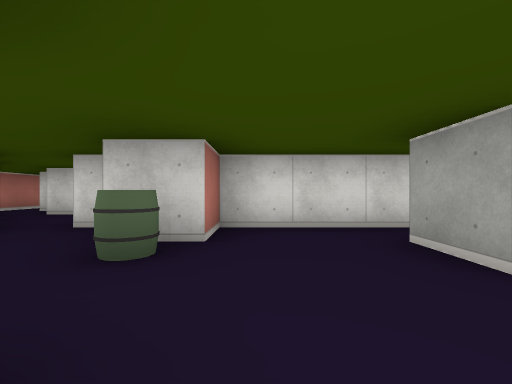
View 1 (above)

18 first-person views from a walk through a cub3D maze. The camera is about half as high as the walls, looks level and sees 90° across. The floor is counted in squares. Each view is taken from the middle of a square. On the plan, view 1 faces up. The plan holds only what a view shows up to about 9 squares ahead; the rest is blank.

View 2
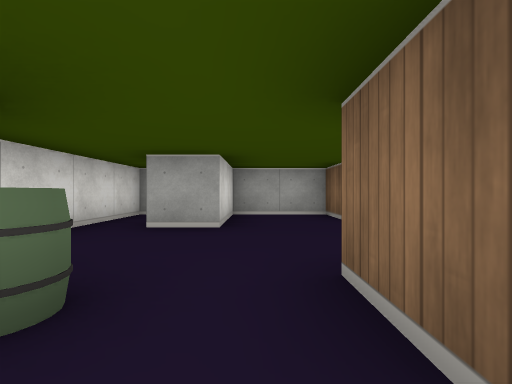

View 3
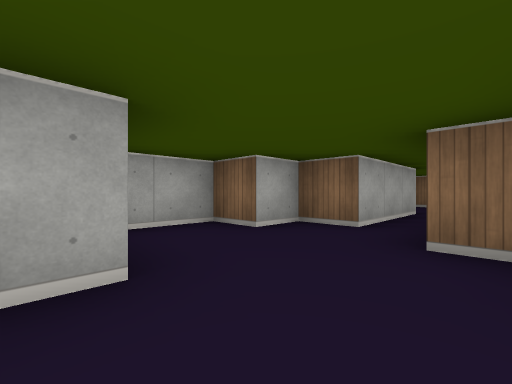

View 4
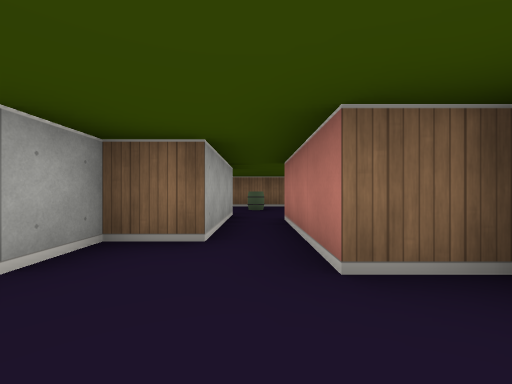

View 5
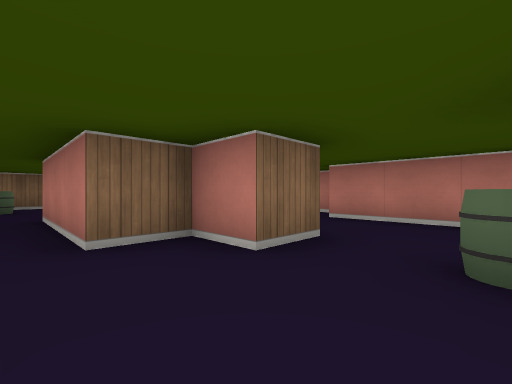

View 6
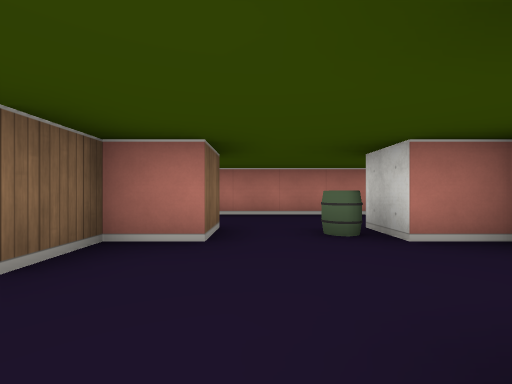

View 7
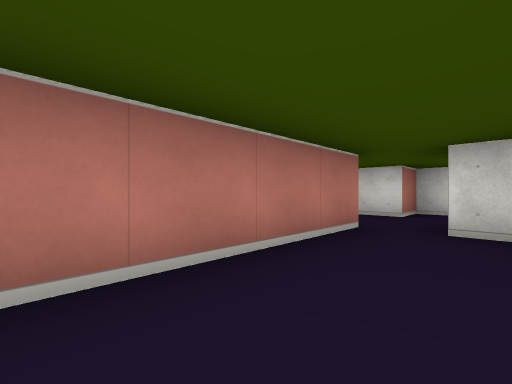

View 8
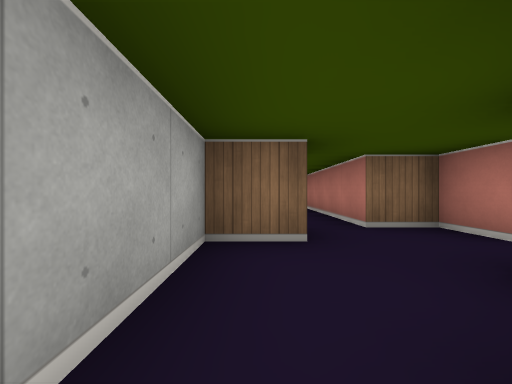

View 9
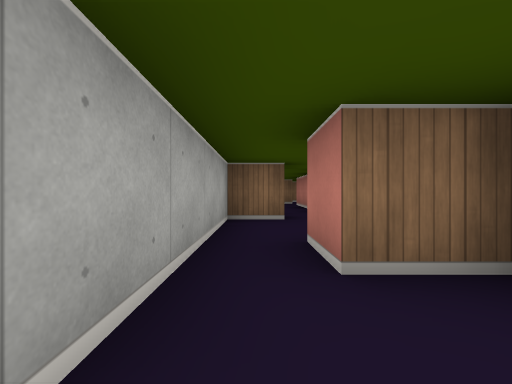

View 10
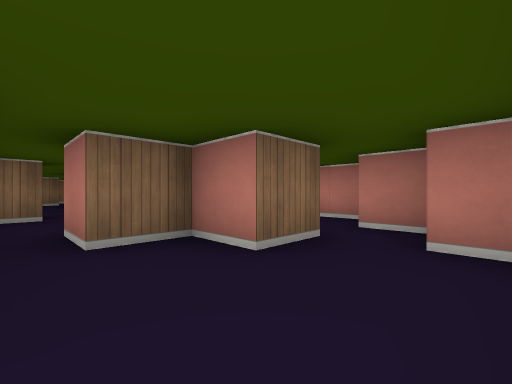

View 11
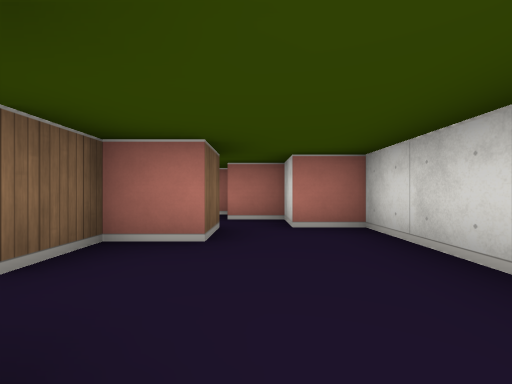

View 12
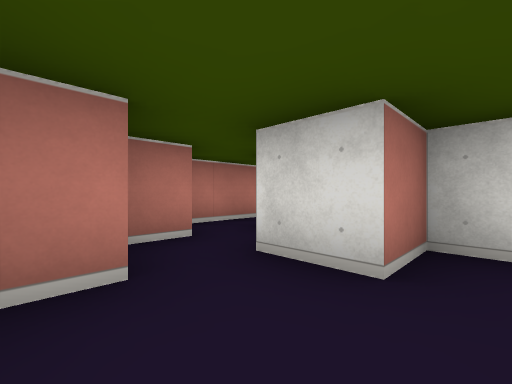

View 13
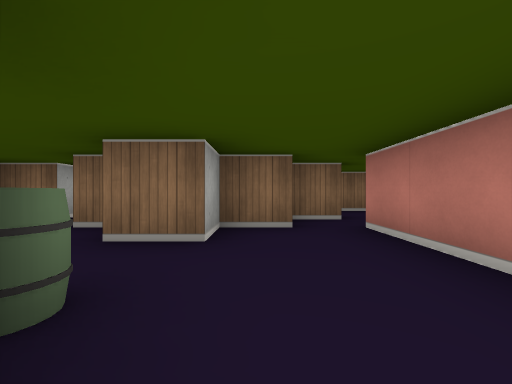

View 14
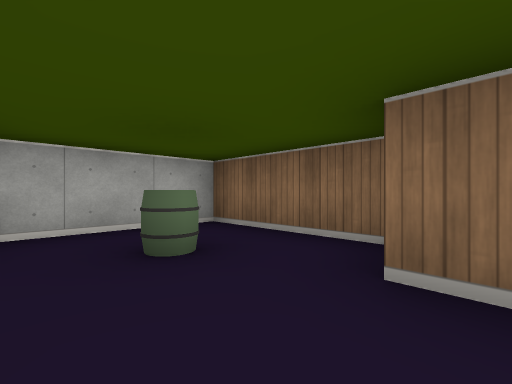

View 15
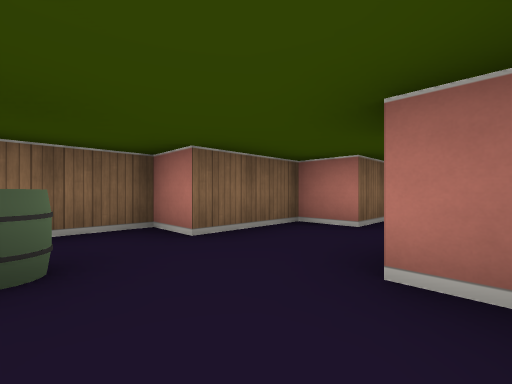

View 16
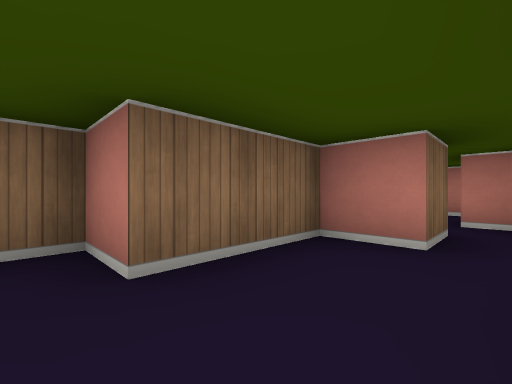

View 17
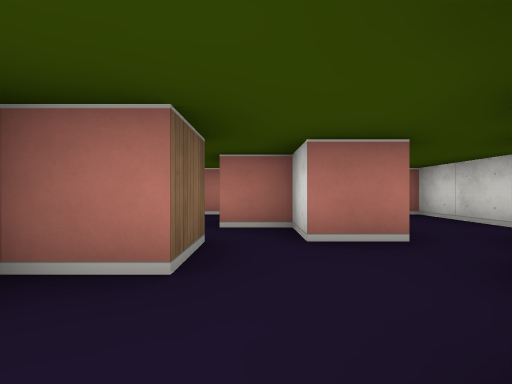

View 18
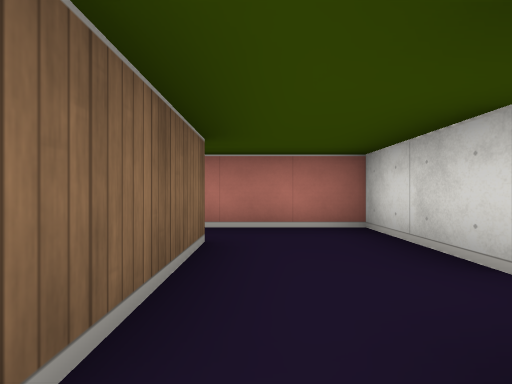

### Floor plan
Points are (right, up) in squares from view 1. A wall is a line through its corners. A room is listed if a view was taken in it or the views show most of it. See-through windows are left out.
Room 1 (views 1, 3, 4, 5, 6)
walls: (-1.5, 0.5) (-0.5, 0.5) (-0.5, -0.5) (0.5, -0.5) (0.5, -3.5); (3.5, 3.5) (-0.5, 3.5) (-0.5, 2.5) (-1.5, 2.5); (1.5, -3.5) (1.5, -1.5) (2.5, -1.5) (2.5, -0.5) (3.5, -0.5) (3.5, 1.5) (1.5, 1.5) (1.5, 2.5)
ways out: opening at (-1, 1.5) to room 2; opening at (1, -3) to room 5
objects: barrel (-1, 2)
Room 2 (views 2, 7, 13)
walls: (-2.5, -0.5) (-1.5, -0.5) (-1.5, 0.5); (-3.5, 2.5) (-3.5, -0.5); (-2, 3.5) (-2.5, 3.5)
ways out: opening at (-1, 1.5) to room 1; opening at (-3, 3.5) to room 4; opening at (-3, 0) to room 6
Room 3 (views 8, 9, 10, 11)
walls: (-4.5, 8.5) (-3.5, 8.5) (-3.5, 7.5) (-2.5, 7.5) (-2.5, 6.5); (-2.5, 10.5) (-4.5, 10.5) (-4.5, 9.5) (-5.5, 9.5) (-5.5, 8.5); (-1.5, 6.5) (-1.5, 8.5)
ways out: opening at (-2, 6) to room 4; opening at (-5, 9) to room 7
Room 4 (view 12)
walls: (-2.6, 4.5) (-1.5, 4.5) (-1.5, 6.5); (-2.9, 6.5) (-3.5, 6.5) (-3.5, 5.5) (-4.5, 5.5); (-4.5, 4.5) (-4.5, 3.5) (-3.5, 3.5) (-3.5, 2.5); (-5.5, 5.5) (-5.5, 4.8)
ways out: opening at (-3, 3.5) to room 2; opening at (-2, 6) to room 3; opening at (-5, 6) to room 7
Room 5 (views 14, 15, 16, 17)
walls: (-0.5, -4) (-0.5, -4.5); (-3.5, -5.5) (-2.5, -5.5) (-2.5, -6.5) (-0.5, -6.5) (-0.5, -7.5) (2.5, -7.5) (2.5, -5); (1.5, -4.5) (1.5, -3.5); (-3.5, -3.5) (-3.5, -4.5) (-4.5, -4.5) (-4.5, -5.5)
ways out: opening at (1, -3) to room 1; opening at (-3, -4) to room 6; opening at (-5, -6)
objects: barrel (1, -6)
Room 6 (view 18)
walls: (-5.5, -3.5) (-3.5, -3.5); (-4.5, -1.5) (-6.5, -1.5) (-6.5, -3.8); (-3.6, -1.5) (-2.6, -1.5)
ways out: opening at (-3, 0) to room 2; opening at (-3, -4) to room 5; opening at (-6, -4.5)
Room 7 (no view inside)
walls: (-6.5, 8.5) (-6.5, 6)
ways out: opening at (-5, 9) to room 3; opening at (-5, 6) to room 4

Where each view was taken, in squares from view 1:
view 1: 0 up, 0 right, facing up
view 2: 1 up, 2 left, facing right
view 3: 2 up, 0 right, facing down-right
view 4: 1 up, 1 right, facing down
view 5: 2 up, 1 right, facing down-left
view 6: 1 up, 2 right, facing left
view 7: 0 up, 2 left, facing up-left
view 8: 7 up, 2 left, facing down
view 9: 9 up, 2 left, facing down
view 10: 10 up, 2 left, facing down-left
view 11: 9 up, 1 left, facing left
view 12: 4 up, 3 left, facing up-left
view 13: 3 up, 2 left, facing down
view 14: 5 down, 1 left, facing down-right
view 15: 4 down, 1 right, facing down-left
view 16: 5 down, 0 right, facing down-left
view 17: 5 down, 1 left, facing left
view 18: 3 down, 3 left, facing left
